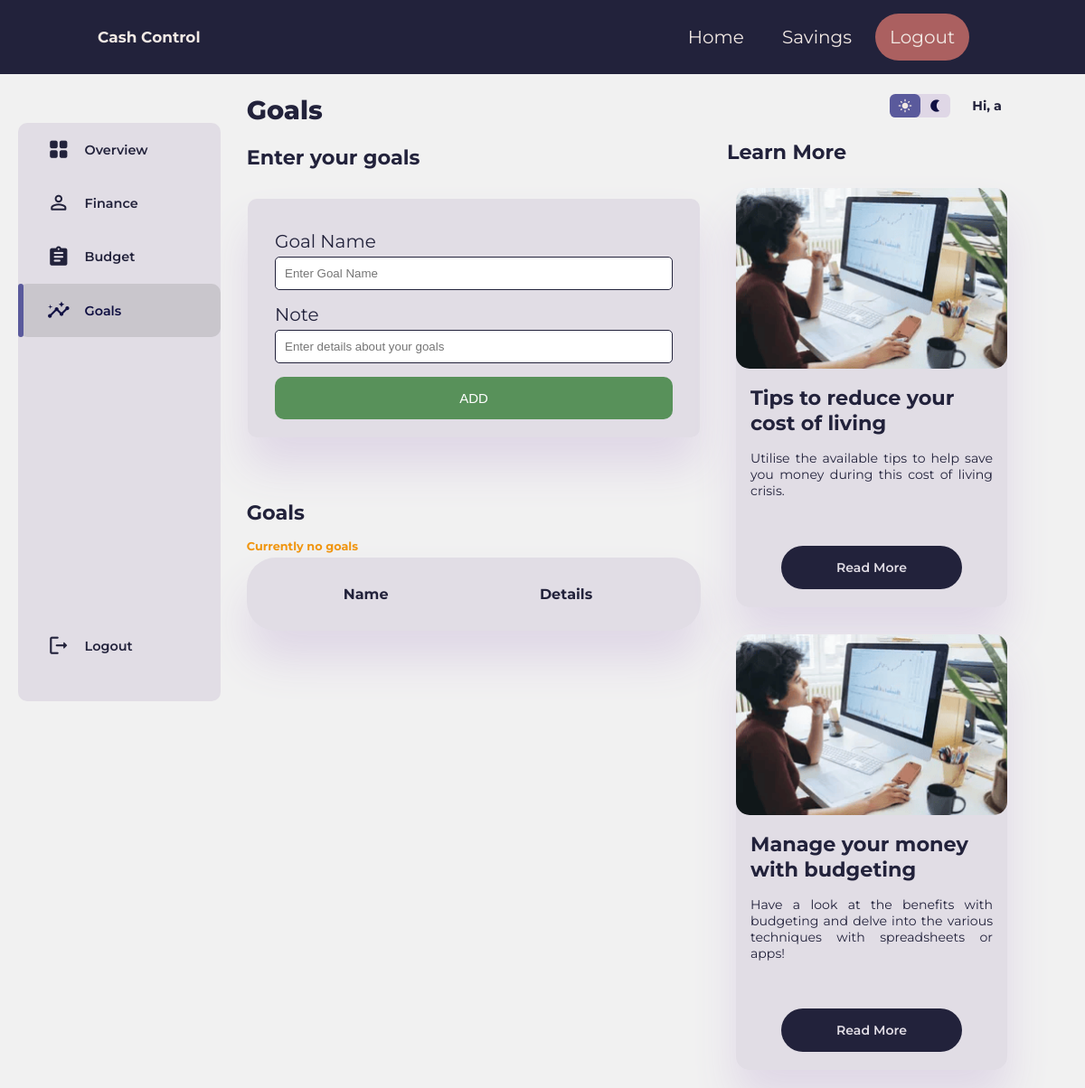
Screenshot of /goals.php (signed in) with the database file from the repository.
### tables this page shows
CREATE TABLE `user` (
  `id` int(11) NOT NULL,
  `email` varchar(25) NOT NULL,
  `password` varchar(256) NOT NULL,
  `first_name` varchar(50) NOT NULL,
  `last_name` varchar(50) NOT NULL
);

CREATE TABLE `resources` (
  `webID` int(11) NOT NULL,
  `title` text NOT NULL,
  `text` text NOT NULL,
  `link` text NOT NULL,
  `image` varchar(100) NOT NULL
);

### goals.php (the view, shortened to what this page needs)
<!DOCTYPE html>
<html lang="en">
    <head>
        <link rel="stylesheet" href="css/goals.css">
    </head>
    <body>
        <?php
            include_once("connectdb.php");
            try {
                $fname = $db->prepare("SELECT first_name FROM user WHERE email = ?");
                $fname->execute(array($_SESSION['username']));
                $fname = $fname->fetch();
            } catch (PDOException $ex) {
                echo $ex;
            }
        ?>
        <header id="top">
            <div class="logo">
                <p>Cash Control</p>
            </div>
            <div class="navbar">
                <ul>
                    <li><a href="index.php">Home</a></li>
                    <li><a href="savings.php">Savings</a></li>
                    <li id="logout"><a href="logout.php">Logout</a></li>
                </ul>
            </div>
        </header>
        <div class="container">
            <aside>
                <div class="sidebar">
                    <a href="accounts.php">
                        <span class="material-icons-round">grid_view</span>
                        <h3>Overview</h3>
                    </a>
                    <a href="finance.php">
                        <span class="material-icons-round">person_outline</span>
                        <h3>Finance</h3>
                    </a>
                    <a href="budget.php">
                        <span class="material-icons-round">assignment</span>
                        <h3>Budget</h3>
                    </a>
                    <a href="goals.php" class="active">
                        <span class="material-icons-round">insights</span>
                        <h3>Goals</h3>
                    </a>
                    <a href="logout.php">
                        <span class="material-icons-round">logout</span>
                        <h3>Logout</h3>
                    </a>
                </div>
            </aside>
            <main>
                <h1>Goals</h1>
                <h2>Enter your goals</h2>
                <div class="center">
                    <div class="track">
                        <form class="form" id="goalForm">
                            <div class="form-element">
                                <label for="itemName">Goal Name</label>
                                <input type="text" id="itemName" placeholder="Enter Goal Name" required name="goal-name">
                            </div>
                            <div class="form-element">
                                <label for="url">Note</label>
                                <input type="text" id="url" placeholder="Enter details about your goals" required name="notes">
                            </div>
                            <button type="submit" name="submit-1">Add</button>
                        </form>
                    </div>
                </div>
                <div class="recent-activity">
                    <h2>Goals</h2>
                    <table>
                        <thead>
                            <tr>
                                <th>Name</th>
                                <th>Details</th>
                            </tr>
                        </thead>
                        <tbody>
                        <?php
                            include_once("connectdb.php");
                            try {
                                $userid = $db->prepare("SELECT id FROM user WHERE email = ?");
                                $userid->execute(array($_SESSION['username']));
                                $user = $userid->fetch();
                                $qry = $db->prepare("SELECT * FROM goals where userID = :userid");
                                $qry->bindParam(':userid', $user['id'], PDO::PARAM_STR);
                                $qry->execute();
                                if ($qry->rowCount() > 0){
                                    $i = 0;
                                    while (($row = $qry->fetch(PDO::FETCH_ASSOC))){
                                        $goalID = $row['goal_ID'];
                                        $goal = $row['goalName'];
                                        $note = $row['note'];
                                        ?>
                                        <tr>
                                        <td><?= $goal ?></td>
                                        <td><?= $note ?></td>
                                        <td>
                                            <button class="remove-goal" type="button" data-goal-id="<?=$goalID?>">
                                                Remove
                                            </button>
                                        </td>
                                        </tr>
                                        <?php
                                    }
                                }
                                else {
                                    echo("<h4 class='warning' style='margin-bottom: 5px;'>Currently no goals</h4>");
                                }
                            } catch (PDOException $ex) {
                                echo $ex;
                            }
                        ?>
                        </tbody>
                    </table>
                </div>
            </main>
            <div class="right">
                <div class="top">
                    <div class="colour-toggle">
                        <span class="material-icons-round active">light_mode</span>
                        <span class="material-icons-round">nightlight</span>
                    </div>
                    <div class="profile">
                        <div class="info">
                            <h3>Hi, <?= $fname["first_name"] ?></h3>
                        </div>
                    </div>
                </div>
                <div class="budget-goals">
                    <h2>Learn More</h2>
                    <div class="card-container">
                        <?php
                        try {
                        $qry = $db->prepare("SELECT * FROM resources ORDER bY RAND() LIMIT 2");
                        $qry->execute();
                        if ($qry->rowCount() > 0){
                            foreach ($qry as $row){
                                $image = "images/resources/" . $row["image"];
                                $title =  $row["title"];
                                $text = $row["text"];
                                $link = $row["link"];
                                ?>
                                <div class="card">
                                    <div class="card-img" style="background-image: url(<?= $image ?>);"></div>
                                    <div class="card-content">
                                        <h2> <?= $title ?> </h2>
                                        <p> <?= $text ?> </p>
                                    </div>
                                    <div class="card-link">
                                            <a href="<?= $link ?>">Read More</a>
                                    </div>
                                </div>
                                <?php
                                }
                            }
                        } catch (PDOException $ex) {
                            echo $ex;
                        }
                        ?>
                    </div>
                </div>
            </div>
        </div>
    </body>
</html>

### rows the page displays
user: first_name "a"
resources: image (placeholder picture), title "Tips to reduce your cost of living", text "Utilise the available tips to help save you money during this cost of living crisis."
resources: image (placeholder picture), title "Manage your money with budgeting", text "Have a look at the benefits with budgeting and delve into the various techniques with spreadsheets or apps!"
